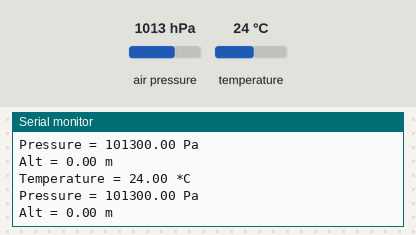
Bench run of a sketch on a simulated ESP32. On the bench: the last lines printed to the serial monitor. The inputs (shaded band) are chosen by the test bench; at power-on: air pressure 1013 hPa, temperature 24 °C.

Above: at 2.2 s.
2.3 s: air pressure set to 952 hPa
At 2.9 s:
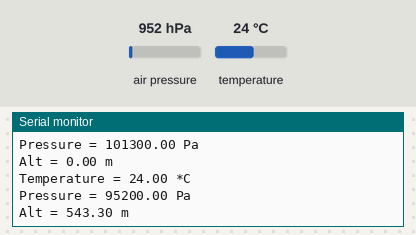
3.8 s: temperature set to 12 °C
At 4.5 s:
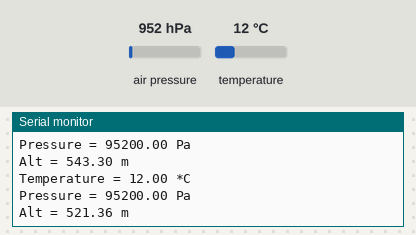
5.3 s: air pressure set to 975 hPa
At 6.0 s:
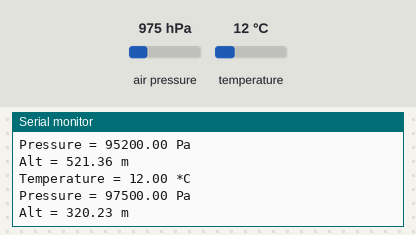
Timing chart, 0 to 8.3 s (numbered marks = the images above; inputs shaded):
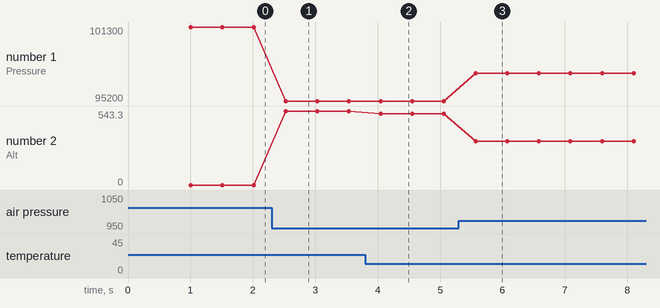

Measured:
- after the input at 2.3 s, the serial monitor: prints a new line after 0.22 s (image 1)
- after the input at 3.8 s, the serial monitor: prints a new line after 0.25 s (image 2)
- after the input at 5.3 s, the serial monitor: prints a new line after 0.27 s (image 3)
- plotted number 1: 101300 → 95200 after the input at 2.3 s, 95200 → 97500 after the input at 5.3 s
- plotted number 2: 0 → 543.3 after the input at 2.3 s, 543.3 → 521.36 after the input at 3.8 s, 521.36 → 320.23 after the input at 5.3 s

The sketch:

ESP32-BMP180-temp-pres-alt.ino
```cpp
#include <Adafruit_BMP085.h>
Adafruit_BMP085 bmp;

float PressureZero;

void setup() {
  Serial.begin(9600);
  if (!bmp.begin()) {
    Serial.println("Could not find a valid BMP180 sensor, check wiring!");
    while (1) {}
  }

  //get P0
  delay(1000);
  PressureZero = bmp.readPressure();
}

void loop() {
  //get info
  float temp = bmp.readTemperature();
  float pres = bmp.readPressure();
  double alt = altitudeCalc(temp, pres);

  //Display
  Serial.print("Temperature = ");
  Serial.print(temp);
  Serial.println(" *C");

  Serial.print("Pressure = ");
  Serial.print(pres);
  Serial.println(" Pa");

  Serial.print("Alt = ");
  Serial.print(alt);
  Serial.println(" m");

  Serial.println();
  delay(500);
}

double altitudeCalc(float nowTemp, float nowPres) {
  float expFac = 0.1902256;  // 1/5.257
  float absTemp = nowTemp + 273.15;
  float perPres = PressureZero / nowPres;
  double expCalc = pow(perPres, expFac);
  double highCalc = ((expCalc - 1) * absTemp) / 0.0065;

  return highCalc;
}
```
